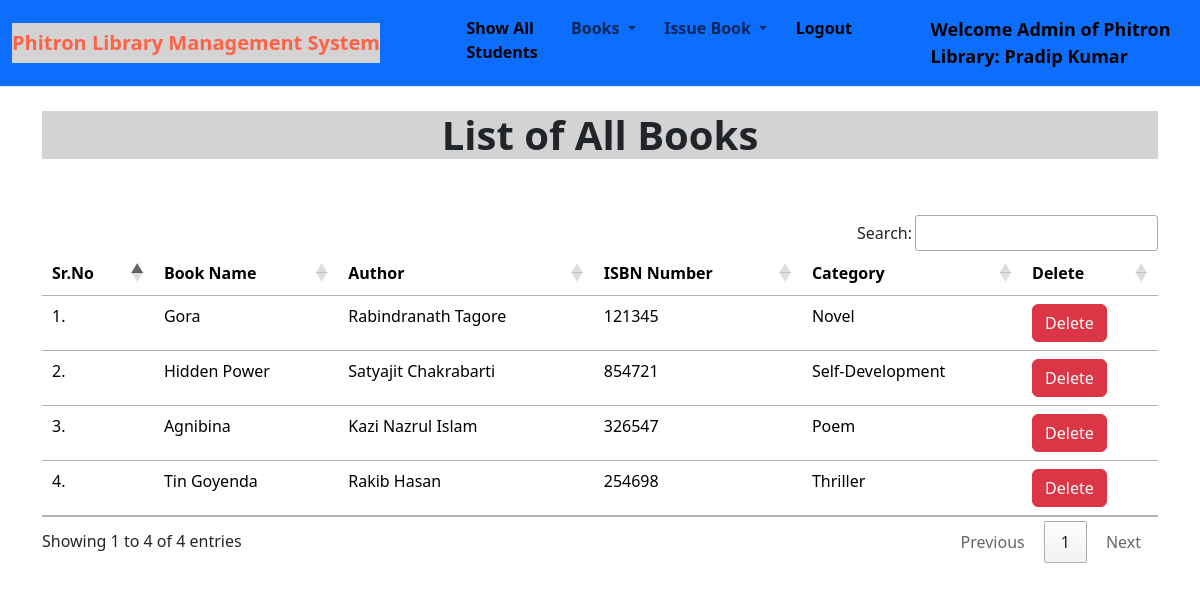
/show_books/ (signed in), run on the app's committed database.
### book_app/models.py (models this page shows, shortened)
class Book(models.Model):
    name = models.CharField(max_length=100)
    author = models.CharField(max_length=100)
    isbn = models.PositiveIntegerField()
    category = models.CharField(max_length=80)

### book_app/views.py (the view)
# urls.py: path("show_books/", views.show_books, name="show_books"),
@login_required(login_url = '/admin_login')
def show_books(request):
    books = Book.objects.all()
    return render(request, "show_books.html", {'books':books})

### book_app/templates/show_books.html (shortened to what this page needs)
{% extends 'admin_navbar.html' %}
{% load static %}
{% block body %}
<div class="container mt-4">
    <h1 class="text-center" style="font-weight: bold; background-color: lightgrey;">List of All Books</h1>
    <br></br>
    <table class="table table-hover" id="example">
        <thead>
            <tr>
                <th>Sr.No</th>
                <th>Book Name</th>
                <th>Author</th>
                <th>ISBN Number</th>
                <th>Category</th>
                <th>Delete</th>
            </tr>
        </thead>
        <tbody>
            {% for book in books %}
            <tr>
                <td>{{forloop.counter}}.</td>
                <td>{{book.name}}</td>
                <td>{{book.author}}</td>
                <td>{{book.isbn}}</td>
                <td>{{book.category}}</td>
                <td><a href="/delete_book/{{book.id}}/" class="btn btn-danger" onclick="return confirm('Are you confirm to delete this book?')">Delete</a></td>
            </tr>
            {% endfor %}
        </tbody>
    </table>
    </div>
{% endblock %}

### book_app/templates/admin_navbar.html (shortened to what this page needs)
<!doctype html>
{% load static %}
<html lang="en">
  <head>
    <link rel="stylesheet" href="{% static 'library/css/bootstrap.min.css' %}">
    <link rel="stylesheet" href="https://cdn.datatables.net/1.10.25/css/jquery.dataTables.min.css">
    <link rel="stylesheet" href="https://cdn.datatables.net/buttons/1.7.1/css/buttons.dataTables.min.css">
  </head>
  <body>
    <nav class="navbar navbar-expand-lg bg-primary border-bottom border-body">
        <div class="container-fluid">
          <a class="navbar-brand" href="#" style="font-weight: bold;background: lightgrey;color: tomato">Phitron Library Management System</a>
          <div class="collapse navbar-collapse" id="navbarSupportedContent">
            <ul class="navbar-nav me-auto mb-2 mb-lg-0">
              <li class="nav-item">
                <a class="nav-link active" aria-current="page" href="/show_students/" style="font-weight: bold;">Show All Students</a>
              </li>
              <li class="nav-item dropdown">
                <a class="nav-link dropdown-toggle" href="#" id="navbarDropdown" role="button" data-bs-toggle="dropdown" aria-expanded="false" style="font-weight: bold;">
                  Books
                </a>
              </li>
              <li class="nav-item dropdown">
                <a class="nav-link dropdown-toggle" href="#" id="navbarDropdown" role="button" data-bs-toggle="dropdown" aria-expanded="false" style="font-weight: bold;">
                  Issue Book
                </a>
              </li>
              <li class="nav-item">
                <a class="nav-link active" aria-current="page" href="/logout/" style="font-weight: bold;">Logout</a>
              </li>
              <li class="nav-item">
                <a style="font-weight:600; font-family:'Segoe UI', Tahoma, Geneva, Verdana, sans-serif; font-size: large;" class="nav-link active" href="#">Welcome Admin of Phitron Library: {{request.user}}</a>
              </li>
            </ul>
          </div>
        </div>
      </nav>
      {% block body %}
      {% endblock %}
  </body>
</html>

### data on the page
Book: name "Gora", author "Rabindranath Tagore", isbn "121345", category "Novel"
Book: name "Hidden Power", author "Satyajit Chakrabarti", isbn "854721", category "Self-Development"
Book: name "Agnibina", author "Kazi Nazrul Islam", isbn "326547", category "Poem"
Book: name "Tin Goyenda", author "Rakib Hasan", isbn "254698", category "Thriller"

### other printed values
{{ request.user }} "Pradip Kumar"
